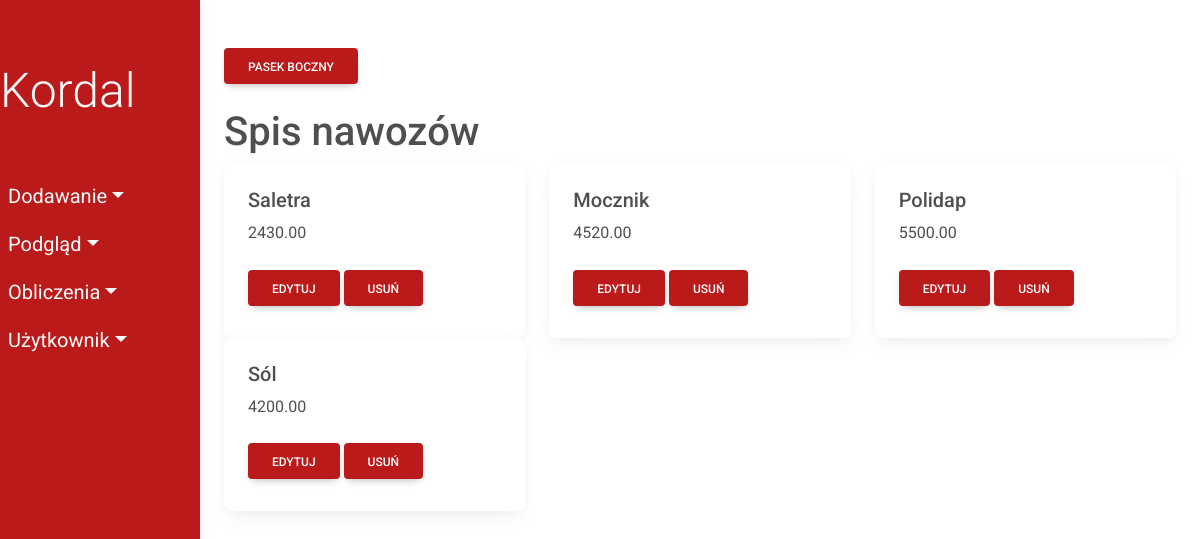
The page /fertilizers/ on the database as committed earlier.
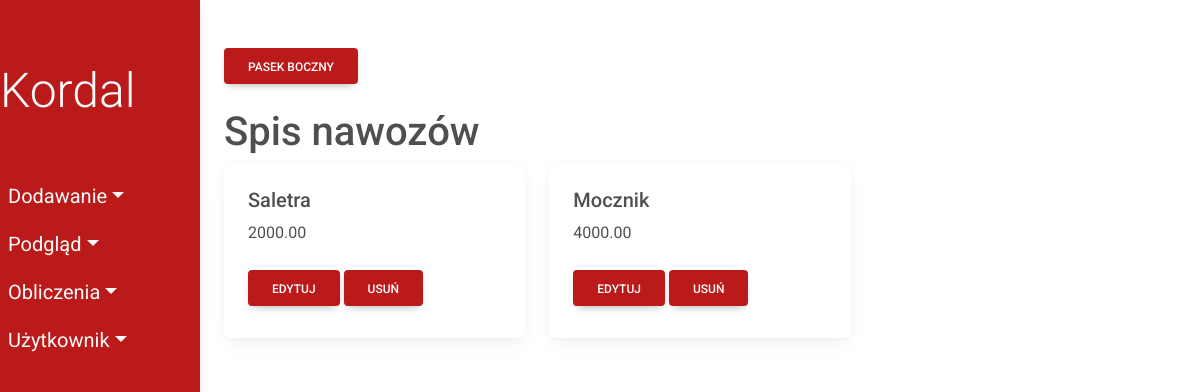
The same page on the database as committed later.
### fields/models.py (models this page shows, shortened)
class Fertilizer(models.Model):
    fertilizer_name = models.CharField(max_length=50)
    price = models.DecimalField(max_digits=10, decimal_places=2)
    class Meta:
        db_table = 'Fertilizer'

### fields/views/viewsFertilizer.py (the view)
# urls.py: path('fertilizers/', viewsFertilizer.show_fertilizers,
def show_fertilizers(request):
    fertilizers = Fertilizer.objects.all()
    return render(request, 'fields/show/fertilizer.html', {'fertilizers': fertilizers})

### fields/templates/fields/show/fertilizer.html
{% extends 'fields/index.html' %}
      {% block content %}
      <h1>Spis nawozów</h1>
      <div class="row">
        {% for fertilizer in fertilizers %}
        <div class="col-sm-4">
          <div class="card">
            <div class="card-body">
              <h5 class="card-title">{{ fertilizer.fertilizer_name}}</h5>
              <p class="card-text">{{ fertilizer.price}}</p>
              <a href="update/{{fertilizer.id}}" class="btn my-2 menu-btn">Edytuj</a>
              <a href="delete/{{fertilizer.id}}" class="btn my-2 menu-btn">Usuń</a>
            </div>
          </div>
        </div>
        {% endfor %}
      </div>
    {% endblock %}

Rows that differ between the two databases and show on the page:
removed Fertilizer: fertilizer_name "Polidap", price "5500.00"
removed Fertilizer: fertilizer_name "Sól", price "4200.00"
changed Fertilizer "Saletra": price "2430.00" → "2000.00"
changed Fertilizer "Mocznik": price "4520.00" → "4000.00"
